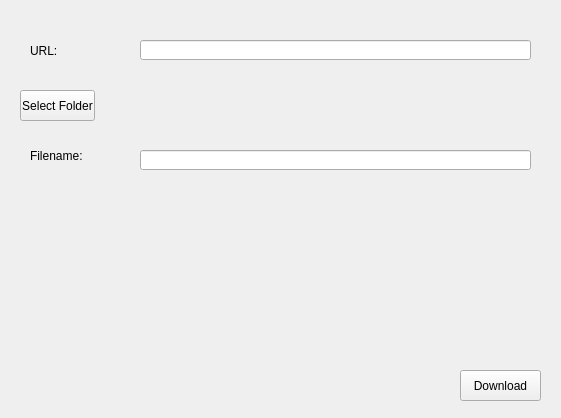
<?xml version="1.0" encoding="UTF-8"?>
<ui version="4.0">
 <class>MainWindow</class>
 <widget class="QMainWindow" name="MainWindow">
  <property name="geometry">
   <rect>
    <x>0</x>
    <y>0</y>
    <width>561</width>
    <height>418</height>
   </rect>
  </property>
  <property name="windowTitle">
   <string>MainWindow</string>
  </property>
  <widget class="QWidget" name="centralWidget">
   <widget class="QPushButton" name="dlLocation">
    <property name="geometry">
     <rect>
      <x>20</x>
      <y>90</y>
      <width>75</width>
      <height>31</height>
     </rect>
    </property>
    <property name="text">
     <string>Select Folder</string>
    </property>
   </widget>
   <widget class="QPushButton" name="startDl">
    <property name="geometry">
     <rect>
      <x>460</x>
      <y>370</y>
      <width>81</width>
      <height>31</height>
     </rect>
    </property>
    <property name="text">
     <string>Download</string>
    </property>
   </widget>
   <widget class="QLabel" name="urlLabel">
    <property name="geometry">
     <rect>
      <x>30</x>
      <y>40</y>
      <width>91</width>
      <height>21</height>
     </rect>
    </property>
    <property name="text">
     <string>URL:</string>
    </property>
   </widget>
   <widget class="QLabel" name="folderValue">
    <property name="geometry">
     <rect>
      <x>130</x>
      <y>90</y>
      <width>401</width>
      <height>31</height>
     </rect>
    </property>
    <property name="text">
     <string/>
    </property>
   </widget>
   <widget class="QLabel" name="filename">
    <property name="geometry">
     <rect>
      <x>30</x>
      <y>140</y>
      <width>81</width>
      <height>31</height>
     </rect>
    </property>
    <property name="text">
     <string>Filename:</string>
    </property>
   </widget>
   <widget class="QLineEdit" name="filenameEdit">
    <property name="geometry">
     <rect>
      <x>140</x>
      <y>150</y>
      <width>391</width>
      <height>20</height>
     </rect>
    </property>
   </widget>
   <widget class="QLineEdit" name="urlEdit">
    <property name="geometry">
     <rect>
      <x>140</x>
      <y>40</y>
      <width>391</width>
      <height>20</height>
     </rect>
    </property>
   </widget>
   <widget class="QLabel" name="testLabel">
    <property name="geometry">
     <rect>
      <x>70</x>
      <y>320</y>
      <width>391</width>
      <height>31</height>
     </rect>
    </property>
    <property name="text">
     <string/>
    </property>
   </widget>
  </widget>
 </widget>
 <layoutdefault spacing="6" margin="11"/>
 <resources/>
 <connections/>
</ui>
